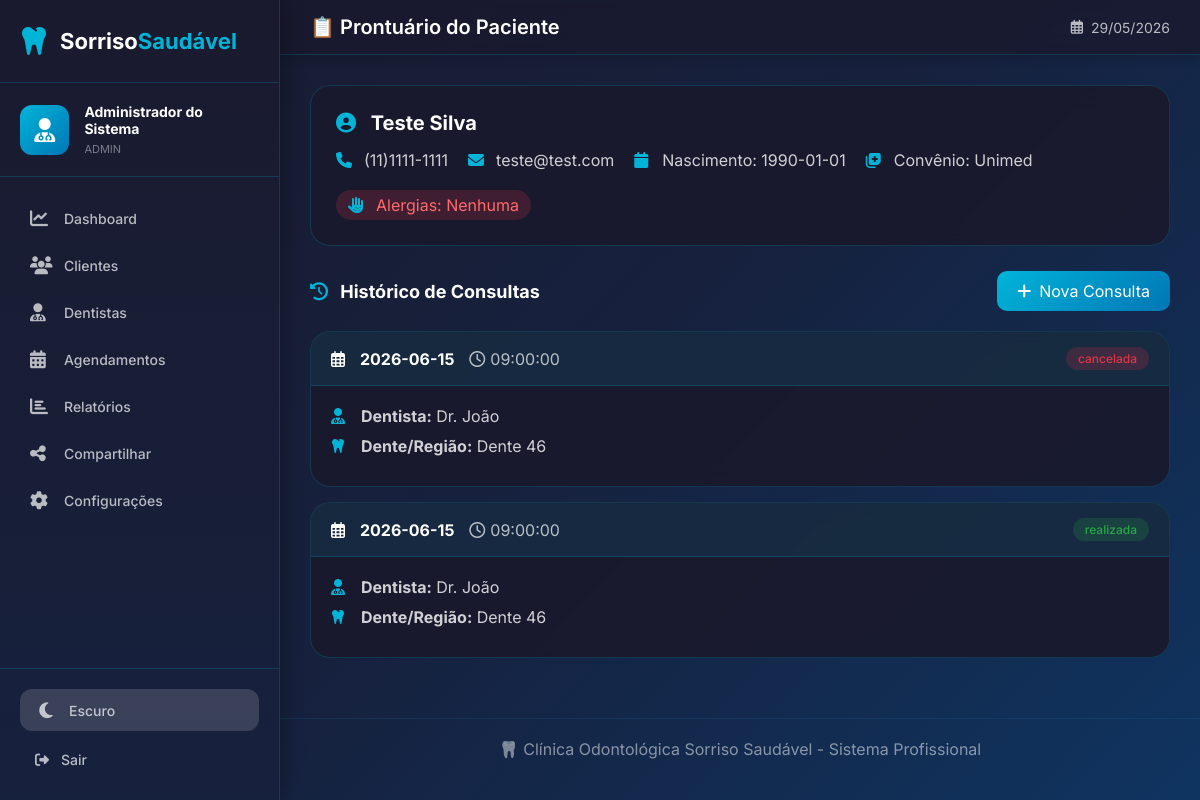
/prontuario/4 (signed in), run on the app's committed database.
### tables this page shows
CREATE TABLE pacientes (
                id INTEGER PRIMARY KEY AUTOINCREMENT,
                nome TEXT NOT NULL,
                telefone TEXT,
                email TEXT,
                data_nascimento TEXT,
                convenio TEXT,
                responsavel TEXT,
                alergias TEXT,
                observacoes TEXT,
                data_cadastro TEXT DEFAULT CURRENT_TIMESTAMP
            );

CREATE TABLE consultas (
                id INTEGER PRIMARY KEY AUTOINCREMENT,
                nome_paciente TEXT NOT NULL,
                dentista_id INTEGER NOT NULL,
                procedimento_id INTEGER,
                paciente_id INTEGER,
                data_hora TEXT NOT NULL,
                created_at TEXT DEFAULT CURRENT_TIMESTAMP,
                status TEXT DEFAULT 'agendada',
                dente_regiao TEXT,
                observacoes TEXT,
                queixa_principal TEXT,
                diagnostico TEXT,
                tratamento_realizado TEXT,
                medicamentos_receitados TEXT,
                retorno_data TEXT,
                valor_pago DECIMAL(10,2),
                forma_pagamento TEXT,
                FOREIGN KEY (paciente_id) REFERENCES pacientes(id) ON DELETE SET NULL,
                FOREIGN KEY (dentista_id) REFERENCES dentistas(id) ON DELETE CASCADE,
                FOREIGN KEY (procedimento_id) REFERENCES procedimentos(id) ON DELETE SET NULL
            );

CREATE TABLE dentistas (
                id INTEGER PRIMARY KEY AUTOINCREMENT,
                nome TEXT NOT NULL,
                cro TEXT UNIQUE NOT NULL,
                especialidade TEXT,
                telefone TEXT,
                email TEXT,
                horario_inicio TEXT DEFAULT '08:00',
                horario_fim TEXT DEFAULT '18:00',
                ativo BOOLEAN DEFAULT 1,
                data_cadastro TEXT DEFAULT CURRENT_TIMESTAMP
            );

### modulos/agendamentos.py (the view)
@agendamentos_router.get('/prontuario/{paciente_id}', name='prontuario')
def prontuario(request: Request, paciente_id: int):
    login_required(request)
    db.cursor.execute('SELECT * FROM pacientes WHERE id = ?', (paciente_id,))
    paciente = db.cursor.fetchone()
    if not paciente:
        return "Paciente não encontrado", 404
    db.cursor.execute('''
        SELECT c.*, d.nome as dentista_nome
        FROM consultas c
        LEFT JOIN dentistas d ON c.dentista_id = d.id
        WHERE c.paciente_id = ?
        ORDER BY c.data_hora DESC
    ''', (paciente_id,))
    consultas = db.cursor.fetchall()
    return render(request, 'prontuario.html', paciente=paciente, consultas=consultas)

### templates/prontuario.html (shortened to what this page needs)
{% extends "base.html" %}
{% block page_title %}📋 Prontuário do Paciente{% endblock %}
{% block extra_css %}
<link rel="stylesheet" href="{{ url_for('static', filename='css/prontuario.css') }}">
{% endblock %}
{% block conteudo %}
<div class="prontuario-header">
    <h3><i class="fas fa-user-circle"></i> {{ paciente[1] }}</h3>
    <div class="prontuario-info">
        <div><i class="fas fa-phone"></i> {{ paciente[2] or 'Não informado' }}</div>
        <div><i class="fas fa-envelope"></i> {{ paciente[3] or 'Não informado' }}</div>
        <div><i class="fas fa-calendar"></i> Nascimento: {{ paciente[4] or 'Não informado' }}</div>
        <div><i class="fas fa-notes-medical"></i> Convênio: {{ paciente[5] or 'Particular' }}</div>
        {% if paciente[7] %}
        <div class="alergias"><i class="fas fa-allergies"></i> Alergias: {{ paciente[7] }}</div>
        {% endif %}
    </div>
</div>
<div class="historico-header">
    <h3><i class="fas fa-history"></i> Histórico de Consultas</h3>
    <a href="{{ url_for('agendamentos.agendamentos', paciente=paciente[0]) }}" class="btn-primary">
        <i class="fas fa-plus"></i> Nova Consulta
    </a>
</div>
<div class="historico-lista">
    {% if consultas %}
        {% for c in consultas %}
        <div class="consulta-historico">
            <div class="consulta-header">
                <div class="consulta-data">
                    <i class="far fa-calendar-alt"></i>
                    <strong>{{ c[5].split()[0] if c[5] else 'Data não informada' }}</strong>
                    <span class="consulta-hora">
                        <i class="far fa-clock"></i> {{ c[5].split()[1] if c[5] else '--:--' }}
                    </span>
                </div>
                <span class="status-badge status-{{ c[7] }}">{{ c[7] }}</span>
            </div>
            <div class="consulta-corpo">
                <div class="info-row">
                    <i class="fas fa-user-md"></i>
                    <span><strong>Dentista:</strong> {{ c[17] or 'Não informado' }}</span>
                </div>
                {% if c[8] %}
                <div class="info-row">
                    <i class="fas fa-tooth"></i>
                    <span><strong>Dente/Região:</strong> {{ c[8] }}</span>
                </div>
                {% endif %}
            </div>
        </div>
        {% endfor %}
    {% endif %}
</div>
{% endblock %}

### templates/base.html (shortened to what this page needs)
<!DOCTYPE html>
<html lang="pt-br">
<head>
    <link rel="stylesheet" href="{{ url_for('static', filename='css/variables.css') }}">
    <link rel="stylesheet" href="{{ url_for('static', filename='css/style.css') }}">
    <link rel="stylesheet" href="{{ url_for('static', filename='css/base.css') }}">
    <link rel="stylesheet" href="https://cdnjs.cloudflare.com/ajax/libs/font-awesome/6.4.0/css/all.min.css">
    {% block extra_css %}{% endblock %}
</head>
<body>
    {% if session.usuario_id %}
    <div class="app-container">
        <aside class="sidebar" id="sidebar">
            <div class="sidebar-header">
                <div class="logo">
                    <i class="fas fa-tooth"></i>
                    <span>Sorriso<span class="highlight">Saudável</span></span>
                </div>
            </div>
            <div class="user-info">
                <div class="avatar"><i class="fas fa-user-md"></i></div>
                <div class="user-details">
                    <h4>{{ session.usuario_nome }}</h4>
                    <p>{{ session.usuario_tipo }}</p>
                </div>
            </div>
            <nav class="sidebar-nav">
                <a href="{{ url_for('dashboard.dashboard') }}" class="nav-item"><i class="fas fa-chart-line"></i><span>Dashboard</span></a>
                <a href="{{ url_for('clientes.clientes') }}" class="nav-item"><i class="fas fa-users"></i><span>Clientes</span></a>
                <a href="{{ url_for('dentistas.dentistas') }}" class="nav-item"><i class="fas fa-user-md"></i><span>Dentistas</span></a>
                <a href="{{ url_for('agendamentos.agendamentos') }}" class="nav-item"><i class="fas fa-calendar-alt"></i><span>Agendamentos</span></a>
                <a href="{{ url_for('relatorios.relatorios') }}" class="nav-item"><i class="fas fa-chart-bar"></i><span>Relatórios</span></a>
                <a href="{{ url_for('agendar_online.compartilhar_link') }}" class="nav-item"><i class="fas fa-share-alt"></i><span>Compartilhar</span></a>
                <a href="{{ url_for('configuracoes.configuracoes') }}" class="nav-item"><i class="fas fa-cog"></i><span>Configurações</span></a>
            </nav>
            <div class="sidebar-footer">
                <button onclick="toggleTheme()" class="theme-toggle-btn" id="themeToggle" title="Alternar tema">
                    <i class="fas fa-moon" id="themeIcon"></i><span id="themeLabel">Escuro</span>
                </button>
                <a href="{{ url_for('auth.logout') }}" class="logout-btn"><i class="fas fa-sign-out-alt"></i><span>Sair</span></a>
            </div>
        </aside>
        <main class="main-content">
            <div class="top-bar">
                <div class="page-title"><h2>{% block page_title %}{% endblock %}</h2></div>
                <div class="date-time"><i class="far fa-calendar-alt"></i><span id="currentDate"></span></div>
            </div>
            <div class="content-wrapper">
                {% block conteudo %}{% endblock %}
            </div>
            <footer>
                <p>🦷 Clínica Odontológica Sorriso Saudável - Sistema Profissional</p>
            </footer>
        </main>
    </div>
    {% else %}
        {% block login_content %}{% endblock %}
    {% endif %}
</body>
</html>

### static/css/variables.css (style rules this page uses)
:root { --bg-body: linear-gradient(135deg, #1a1a2e 0%, #16213e 50%, #0f3460 100%); --bg-card: rgba(26, 26, 46, 0.95); --bg-card-solid: #1a1a2e; --bg-sidebar: linear-gradient(180deg, #1a1a2e 0%, #16213e 100%); --bg-topbar: rgba(26, 26, 46, 0.8); --bg-input: rgba(255,255,255,0.05); --bg-input-focus: rgba(255,255,255,0.1); --bg-hover: rgba(255,255,255,0.05); --bg-table-header: rgba(255,255,255,0.05); --bg-modal: rgba(26, 26, 46, 0.98); --bg-overlay: rgba(0,0,0,0.7); --bg-accent-soft: rgba(0,180,216,0.1); --bg-hover-soft: rgba(255,255,255,0.15); --bg-hover-more: rgba(255,255,255,0.2); --bg-white: white; --bg-dark-soft: rgba(0,0,0,0.3); --text: white; --text-soft: rgba(255,255,255,0.8); --text-muted: rgba(255,255,255,0.7); --text-muted-more: rgba(255,255,255,0.6); --text-dim: rgba(255,255,255,0.5); --text-table-header: rgba(255,255,255,0.9); --text-on-accent: white; --text-dark: #1a1a2e; --text-accent: #00b4d8; --text-placeholder: rgba(255,255,255,0.4); --accent: #00b4d8; --accent-dark: #0077b6; --accent-gradient: linear-gradient(135deg, #00b4d8, #0077b6); --accent-rgb: 0, 180, 216; --border: rgba(0,180,216,0.2); --border-light: rgba(255,255,255,0.1); --border-lighter: rgba(255,255,255,0.05); --border-input: rgba(255,255,255,0.1); --border-subtle: rgba(255,255,255,0.2); --shadow-sm: rgba(0,0,0,0.2); --shadow-md: rgba(0,0,0,0.3); --shadow-lg: rgba(0,0,0,0.5); --success: #28a745; --danger: #dc3545; --warning: #ffc107; --danger-text: #ff6b6b; --success-hover: #218838; --danger-hover: #c82333; }

### static/css/style.css (style rules this page uses)
* { margin: 0; padding: 0; box-sizing: border-box; }
body { font-family: 'Inter', 'Segoe UI', sans-serif; background: var(--bg-body); overflow-x: hidden; }
.app-container { display: flex; min-height: 100vh; }
.sidebar { width: 280px; background: var(--bg-sidebar); color: var(--text); position: fixed; height: 100vh; left: 0; top: 0; overflow-y: auto; transition: all 0.3s ease; z-index: 100; box-shadow: 2px 0 20px rgba(0,0,0,0.1); }
.sidebar-header { padding: 25px 20px; border-bottom: 1px solid var(--border-light); margin-bottom: 20px; }
.logo { display: flex; align-items: center; gap: 12px; font-size: 22px; font-weight: 700; }
.logo i { font-size: 32px; color: var(--accent); }
.logo span { color: var(--text); }
.logo .highlight { color: var(--accent); }
.user-info { padding: 0 20px 20px 20px; display: flex; align-items: center; gap: 15px; border-bottom: 1px solid var(--border-light); margin-bottom: 20px; }
.avatar { width: 50px; height: 50px; background: var(--accent-gradient); border-radius: 12px; display: flex; align-items: center; justify-content: center; font-size: 24px; }
.user-details h4 { font-size: 14px; margin-bottom: 5px; }
.user-details p { font-size: 11px; opacity: 0.7; text-transform: uppercase; }
.sidebar-nav { padding: 0 15px; }
.nav-item { display: flex; align-items: center; gap: 12px; padding: 12px 15px; margin: 5px 0; color: var(--text-soft); text-decoration: none; border-radius: 12px; transition: all 0.3s ease; font-size: 14px; font-weight: 500; }
.nav-item i { width: 22px; font-size: 18px; }
.sidebar-footer { position: absolute; bottom: 0; left: 0; right: 0; padding: 20px; border-top: 1px solid var(--border-light); }
.logout-btn { display: flex; align-items: center; gap: 12px; padding: 12px 15px; color: var(--text-soft); text-decoration: none; border-radius: 12px; transition: all 0.3s ease; font-size: 14px; font-weight: 500; }
.main-content { flex: 1; margin-left: 280px; min-height: 100vh; background: var(--bg-body); }
.top-bar { background: var(--bg-white); padding: 15px 30px; display: flex; justify-content: space-between; align-items: center; box-shadow: 0 2px 10px var(--shadow-sm); position: sticky; top: 0; z-index: 99; }
.page-title h2 { font-size: 20px; font-weight: 600; color: var(--text); }
.date-time { display: flex; align-items: center; gap: 8px; color: var(--text-muted); font-size: 14px; }
.content-wrapper { padding: 30px; animation: fadeIn 0.4s ease; }
.btn-primary { background: var(--accent-gradient); color: var(--text-on-accent); }
.status-realizada { background: #d4edda; color: #155724; }
.status-cancelada { background: #f8d7da; color: #721c24; }

### data on the page
pacientes: nome "Teste Silva", telefone "(11)1111-1111", email "teste@test.com", data_nascimento "1990-01-01", convenio "Unimed", alergias "Nenhuma"
consultas: data_hora "2026-06-15", data_hora "09:00:00", status "cancelada", nome "Dr. João", dente_regiao "Dente 46"
consultas: data_hora "2026-06-15", data_hora "09:00:00", status "realizada", nome "Dr. João", dente_regiao "Dente 46"

### other printed values
{{ session.usuario_nome }} "Administrador do Sistema"
{{ session.usuario_tipo }} "ADMIN"
